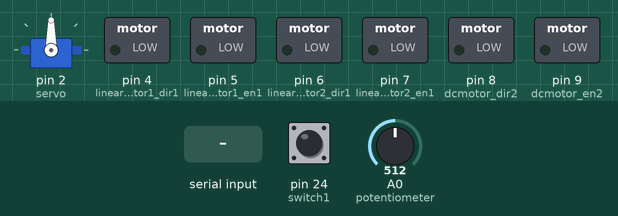
This sketch was run on a simulated Arduino Mega 2560, built with avr-gcc and run on an emulated ATmega2560. Parts: servo, switched loads named in the sketch (green lamp = pin HIGH). Inputs (shaded band) come from the test bench; at power-on: pin 24 (switch1) HIGH, A0 (potentiometer) = 512. What the sketch prints to the serial monitor is not drawn.

Above: at 1.2 s.
1.3 s: "a" received over the second serial link
At 3.5 s:
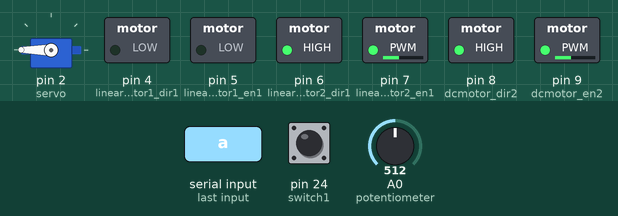
3.8 s: "c" received over the second serial link
At 5.4 s:
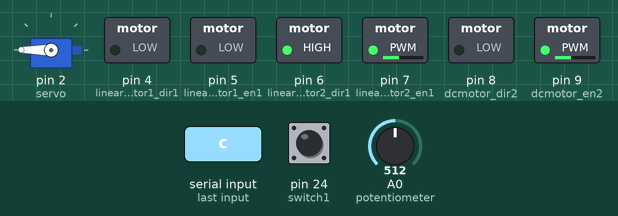
6.3 s: "b" received over the second serial link
At 8.5 s:
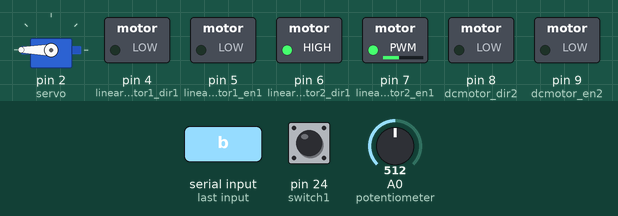
Timing chart, 0 to 10.0 s (numbered marks = the images above; inputs shaded):
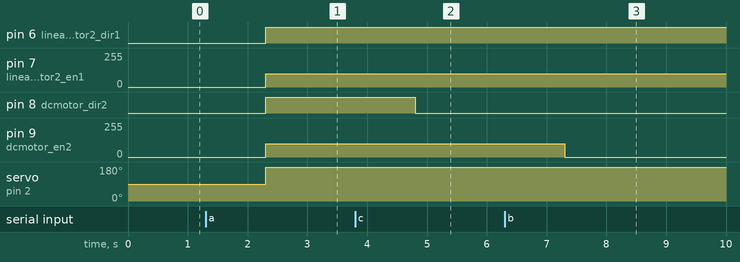

Measured:
- after the input at 1.3 s, pin 6 (linearmotor2_dir1), pin 8 (dcmotor_dir2): LOW → HIGH after 1.0 s; pin 7 (linearmotor2_en1), pin 9 (dcmotor_en2): 0/255 → 100/255 after 1.0 s; servo on pin 2 (servo): 90° → 180° after 1.0 s
- after the input at 3.8 s, pin 8 (dcmotor_dir2): HIGH → LOW after 1.0 s
- after the input at 6.3 s, pin 9 (dcmotor_en2): 100/255 → 0/255 after 1.0 s

The sketch:

aduinoMegacode.ino
```cpp
#include <Servo.h>
int potentiometer = A0;
int linearmotor1_dir1 = 4;
int linearmotor1_en1 = 5;
int linearmotor2_dir1 = 6;
int linearmotor2_en1 = 7;
int dcmotor_dir2 = 8;
int dcmotor_en2 = 9;
int switch1 = 24;
int servo = 2;

Servo myServo;

int angle = 0;


String receivedMessage = "";
void setup() {
  Serial.begin(9600);       // 기본 시리얼 통신 (USB 연결용)
  Serial1.begin(9600);
  // 포텐셔미터 핀 설정
  pinMode(potentiometer, INPUT);

  // 선형 모터 핀 설정
  pinMode(linearmotor1_dir1, OUTPUT);
  pinMode(linearmotor1_en1, OUTPUT);
  pinMode(linearmotor2_dir1, OUTPUT);
  pinMode(linearmotor2_en1, OUTPUT);

  // DC 모터 핀 설정
  pinMode(dcmotor_dir2, OUTPUT);
  pinMode(dcmotor_en2, OUTPUT);

  // 스위치 핀 설정
  pinMode(switch1, INPUT_PULLUP);  // 스위치가 풀업 저항을 사용할 경우

  // 서보 모터 핀 설정
  pinMode(servo, OUTPUT);
      // Serial1: RX1 -> 19, TX1 -> 18 (ESP8266과의 통신) / rx - D3, tx - D4

  myServo.attach(servo);
}

void loop() {
  // Serial1로부터 메시지를 수신
  if (Serial1.available()) {
    String receivedMessage = Serial1.readString(); // 수신된 메시지를 문자열로 저장
    Serial.println("Received from ESP8266: " + receivedMessage);
    Serial.println(receivedMessage[0]); // 메시지를 시리얼 모니터에 출력

  //모터 구동 알고리즘
  //상하 모터제어
    if(receivedMessage[0] == 'a'){
      digitalWrite(dcmotor_dir2, HIGH);
      analogWrite(dcmotor_en2, 100);
    }
    else if(receivedMessage[0] == 'c'){
      digitalWrite(dcmotor_dir2, LOW);
      analogWrite(dcmotor_en2, 100);
    }
    else if(receivedMessage[0] == 'b'){
      digitalWrite(dcmotor_dir2, LOW);
      analogWrite(dcmotor_en2, 0);
    }

    if(receivedMessage[1] == 'd'){
      digitalWrite(linearmotor2_dir1, HIGH);
      analogWrite(linearmotor2_en1, 100);
    }
    else if(receivedMessage[1] == 'f'){
      digitalWrite(linearmotor2_dir1, LOW);
      analogWrite(linearmotor2_en1, 100);
    }
    else if(receivedMessage[1] == 'e'){
      digitalWrite(linearmotor2_dir1, LOW);
      analogWrite(linearmotor2_en1, 0);
    }
    if(digitalRead(switch1) == 1){
      if(receivedMessage[2] == 'g'){
        myServo.write(0);
      }
      else if(receivedMessage[2] == 'i'){
        myServo.write(180);
      }
      else if(receivedMessage[2] == 'h'){
        myServo.write(90);

      }

      if(potentiometer < 500){
        digitalWrite(linearmotor2_dir1, HIGH);
        analogWrite(linearmotor2_en1, 100);
      }
    }
    else{
      if(receivedMessage[2] == 'g'){
        digitalWrite(linearmotor1_dir1, HIGH);
        analogWrite(linearmotor1_en1, 100);
        myServo.write(0);
      }
      else if(receivedMessage[2] == 'i'){
        digitalWrite(linearmotor1_dir1, LOW);
        analogWrite(linearmotor1_en1, 100);
        myServo.write(180);
      }
      else if(receivedMessage[2] == 'h'){
        digitalWrite(linearmotor1_dir1, LOW);
        analogWrite(linearmotor1_en1, 0);
        myServo.write(90);

      }
    }


    int potvalue = analogRead(potentiometer);
    Serial.println(potvalue);
    int switch1_value = digitalRead(switch1);
    Serial.println(switch1_value);
    myServo.write(180);
    Serial.println(receivedMessage[2]);
    Serial.println(receivedMessage);
 // 메시지를 시리얼 모니터에 출력
  }
}
```
